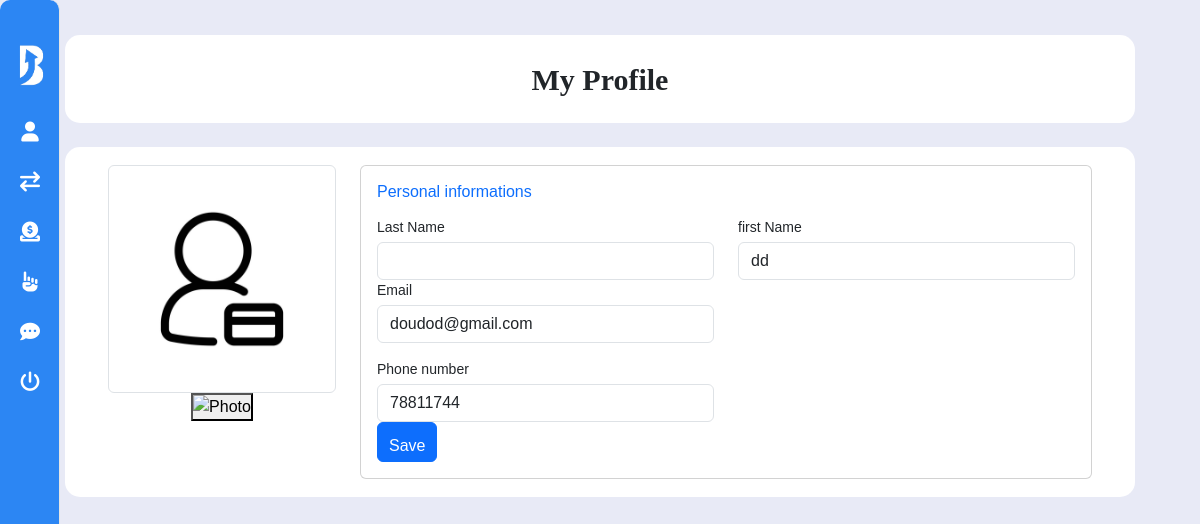
Page /projetphp-main/Profile.php (signed in) on the committed database.
### tables this page shows
CREATE TABLE `user` (
  `User_id` int(10) NOT NULL,
  `Firstname` varchar(20) NOT NULL,
  `Lastname` varchar(20) NOT NULL,
  `Numtel` varchar(8) NOT NULL,
  `Date_N` date NOT NULL,
  `Adresse` varchar(30) NOT NULL,
  `Email` varchar(30) NOT NULL,
  `id_role` int(3) NOT NULL,
  `password` varchar(255) NOT NULL,
  `token` varchar(255) NOT NULL,
  `token_expires_at` datetime NOT NULL
);

### projetphp-main/Profile.php (the view, shortened to what this page needs)
<?php
include 'config db.php';
include 'sidebar.php';
$db->setAttribute(PDO::ATTR_ERRMODE, PDO::ERRMODE_EXCEPTION);
if ($_SERVER["REQUEST_METHOD"] == "POST" && isset($_POST['name'])) {
    $name = $_POST['name'];
    $lastname = $_POST['lastname'];
    $numtel = $_POST['numtel'];
    $email = $_POST['email'];
    $password = $_POST['password'];
    $date_naissance = $_POST['date_naissance'];
    $adress = $_POST['adress'];
    $role = $_POST['role'];
    $stmt = $db->prepare("UPDATE user SET Firstname = :name, Lastname = :lastname, Numtel = :numtel, Email = :email, Password = :password, Date_N = :date_naissance, Adresse = :adress, id_role = :role WHERE User_id = :id");
    $stmt->bindParam(':name', $name);
    $stmt->bindParam(':lastname', $lastname);
    $stmt->bindParam(':numtel', $numtel);
    $stmt->bindParam(':email', $email);
    $stmt->bindParam(':password', $password);
    $stmt->bindParam(':date_naissance', $date_naissance);
    $stmt->bindParam(':adress', $adress);
    $stmt->bindParam(':role', $role);
    $stmt->bindParam(':id', $_SESSION['id']);
    $stmt->execute();
    header("Location: main.php");
    exit();
} else {
    if (isset($_SESSION['id'])) {
        $id = $_SESSION['id'];
        $stmt = $db->prepare("SELECT * FROM user WHERE User_id = :id");
        $stmt->bindParam(':id', $id);
        $stmt->execute();
        $user = $stmt->fetch(PDO::FETCH_ASSOC);
        if ($user) {
            $name = $user['Firstname'];
            $lastname = $user['Lastname'];
            $numtel = $user['Numtel'];
            $email = $user['Email'];
        }
    }
}
?>
<!DOCTYPE html>
<html lang="en">
<head>
<link href="https://cdn.jsdelivr.net/npm/bootstrap@5.3.3/dist/css/bootstrap.min.css" rel="stylesheet">
<link rel="stylesheet" type="text/css" href="mainpage.css"></head>
<link rel="stylesheet" href="https://cdnjs.cloudflare.com/ajax/libs/font-awesome/6.0.0-beta3/css/all.min.css">
</head>
<div class="container">
    <div class="col-12 px-0 mb-4 ">
        <div class="pagetitle">
            <h1>
                My Profile
            </h1>
            <br>
        </div>
    </div>
    <div class="col-12 px-0 mb-4">
        <div class="container-box">
            <div class="container-fluid d-flex">
                <div class="flex-grow-1">
                    <div class=" bootstrap snippets bootdey" >
                        <div class="row">
                            <div class="col-md-3">
                                <div class="text-center">
                                    <img class="avatar img-circle img-thumbnail" alt="avatar" src='bank-account-icon-in-trendy-outline-style-isolated-on-white-background-bank-account-silhouette-symbol-for-your-website-design-logo-app-ui-illustration-eps10-free-vector.jpg' >
                                    <button ><input type="image" value="Photo"></button>
                                </div>
                            </div>
                            <div class="col-xl-9 col-lg-9 col-md-12 col-sm-12 col-12">
                                <div class="card h-100">
                                    <div class="card-body">
                                        <form>
                                            <div class="row gutters">
                                                <div class="col-xl-12 col-lg-12 col-md-12 col-sm-12 col-12">
                                                    <h6 class="mb-3 text-primary">Personal informations</h6>
                                                </div>
                                                <div class="col-xl-6 col-lg-6 col-md-6 col-sm-6 col-12">
                                                    <div class="form-group">
                                                        <label class="small mb-1" for="lastname">Last Name</label>
                                                        <input type="text" class="form-control" name="lastname" id="lastname" value="<?php echo isset($lastname) ? $lastname : ''; ?>">
                                                    </div>
                                                </div>
                                                <div class="col-xl-6 col-lg-6 col-md-6 col-sm-6 col-12">
                                                    <div class="form-group">
                                                        <label class="small mb-1" for="lastname">first Name</label>
                                                        <input type="text" class="form-control" name="lastname" id="lastname" value="<?php echo isset($name) ? $name : ''; ?>">
                                                    </div>
                                                </div>
                                                <div class="col-xl-6 col-lg-6 col-md-6 col-sm-6 col-12">
                                                    <div class="form-group">
                                                        <label class="small mb-1" for="email">Email</label>
                                                        <input class="form-control" id="email" type="email" name='email' value="<?php echo isset($email) ? $email : ''; ?>">
                                                    </div>
                                                </div>
                                            </div>
                                            <div class="row gutters">
                                                <div class="col-xl-12 col-lg-12 col-md-12 col-sm-12 col-12">
                                                </div>
                                                <div class="col-xl-6 col-lg-6 col-md-6 col-sm-6 col-12">
                                                    <div class="form-group">
                                                        <label class="small mb-1" for="numtel">Phone number</label>
                                                        <input class="form-control" id="numtel"  type="text" name='numtel' value="<?php echo isset($numtel) ? $numtel : ''; ?>" >
                                                    </div>
                                                </div>
                                                <div class="row gutters">
                                                    <div class="col-xl-12 col-lg-12 col-md-12 col-sm-12 col-12">
                                                        <div class="text-right">
                                                            <button type="submit" name="button" class="btn btn-primary">Save</button>
                                                        </div>
                                                    </div>
                                                </div>      </div>
                                        </form>
                                    </div>
                                </div>
                            </div>
                        </div>
                    </div>
                </div>
            </div>
        </div>
    </div>
</div>
</body>
</html>

### projetphp-main/sidebar.css (style rules this page uses)
body { background-color:#e8eaf6; }
html, body { height: 0%; }

### projetphp-main/mainpage.css (style rules this page uses)
body { background-color: #e8eaf6; }
.pagetitle { padding: 18px 31px; background-color: white; border-radius: 15px; display: flex; flex-direction: column-reverse; align-items: center; justify-content: flex-end; }
.container-box { padding: 18px 31px; background-color: white; border-radius: 15px; display: flex; flex-direction: column-reverse; align-items: center; justify-content: flex-end; }
.pagetitle h1 { margin-top:-14px; font-family: cursive; }
h1 { font-weight: 700; line-height: 1.125; font-size: clamp(1.5rem, 2.5vw, 2.5rem); }
* { margin: 0; padding: 0; box-sizing: border-box; font-family: 'Poppins', sans-serif }
.container { width: 100%; height: 100vh; background-color: #e8eaf6; padding: 35px; }
.form-control { box-shadow: none !important }
.card input::placeholder { font-size: 14px }
::placeholder { font-size: 14px }
.btn.btn-primary { box-shadow: none; height: 40px; padding: 11px }

### rows in the picture
user: lastname "dd", email "doudod@gmail.com", numtel "78811744"
